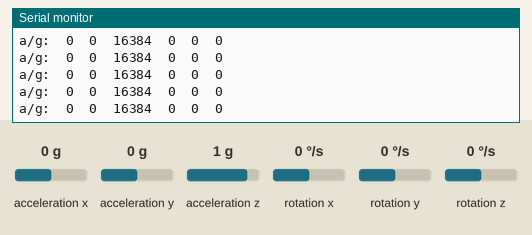
This sketch was run on a simulated Arduino Uno, built with avr-gcc and run on an emulated ATmega328P. Shown: the last lines printed to the serial monitor. The test bench sets the inputs (shaded band); at power-on: acceleration x 0 g, acceleration y 0 g, acceleration z 1 g, rotation x 0 °/s, rotation y 0 °/s, rotation z 0 °/s.

Above: at 1.2 s.
1.3 s: acceleration x set to -1.4 g
At 1.9 s:
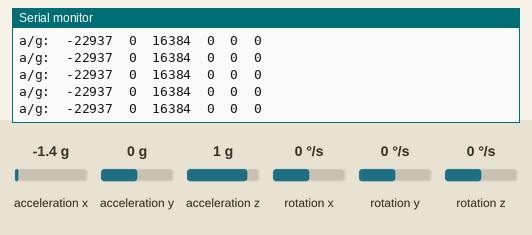
4.3 s: acceleration y set to -1.4 g
At 5.0 s:
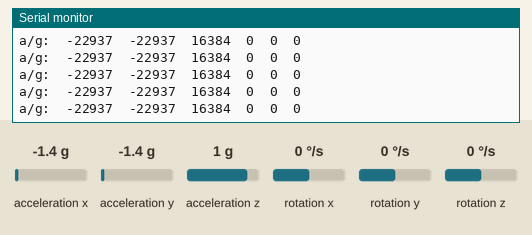
7.3 s: acceleration z set to -1.4 g
At 8.4 s:
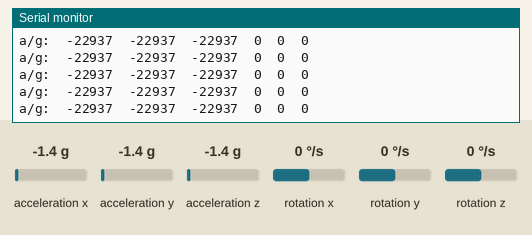
10.3 s: rotation x set to -192 °/s
At 11.2 s:
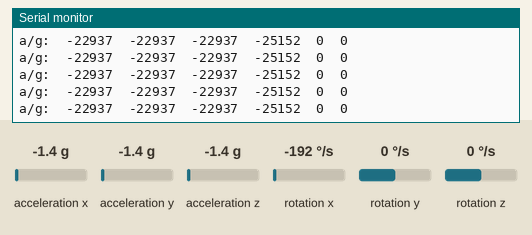
13.3 s: rotation y set to -192 °/s
At 13.9 s:
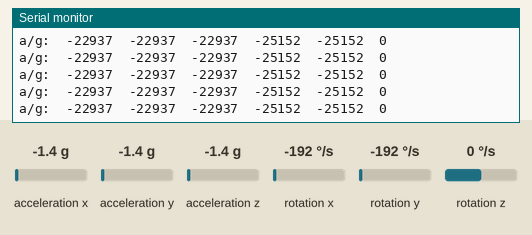

Measured:
- after the input at 1.3 s, the serial monitor: prints a new line at once (image 1)
- after the input at 4.3 s, the serial monitor: prints a new line at once (image 2)
- after the input at 7.3 s, the serial monitor: prints a new line at once (image 3)
- after the input at 10.3 s, the serial monitor: prints a new line at once (image 4)
- after the input at 13.3 s, the serial monitor: prints a new line at once (image 5)

The sketch:

RawData.ino
```cpp
// I2Cdev and MPU6050 must be installed as libraries, or else the .cpp/.h files
// for both classes must be in the include path of your project
#include "I2Cdev.h"
#include "MPU6050.h"

// Arduino Wire library is required if I2Cdev I2CDEV_ARDUINO_WIRE implementation
// is used in I2Cdev.h
#if I2CDEV_IMPLEMENTATION == I2CDEV_ARDUINO_WIRE
    #include "Wire.h"
#endif

// class default I2C address is 0x68
// specific I2C addresses may be passed as a parameter here
// AD0 low = 0x68 (default for InvenSense evaluation board)
// AD0 high = 0x69
MPU6050 accelgyro;
//MPU6050 accelgyro(0x68); // <-- use for AD0 high

int16_t ax, ay, az;
int16_t gx, gy, gz;


// uncomment "OUTPUT_READABLE_ACCELGYRO" if you want to see a tab-separated
// list of the accel X/Y/Z and then gyro X/Y/Z values in decimal. Easy to read,
// not so easy to parse, and slow(er) over UART.
#define OUTPUT_READABLE_ACCELGYRO


void setup() {
    // join I2C bus (I2Cdev library doesn't do this automatically)
    #if I2CDEV_IMPLEMENTATION == I2CDEV_ARDUINO_WIRE
        Wire.begin();
    #elif I2CDEV_IMPLEMENTATION == I2CDEV_BUILTIN_FASTWIRE
        Fastwire::setup(400, true);
    #endif

    // initialize serial communication
    // (38400 chosen because it works as well at 8MHz as it does at 16MHz, but
    // it's really up to you depending on your project)
    Serial.begin(38400);

    accelgyro.initialize();

    Serial.println(accelgyro.testConnection() ? "MPU6050 connection successful" : "MPU6050 connection failed");
}

void loop() {
    // read raw accel/gyro measurements from device
    //accelgyro.getMotion6(&ax, &ay, &az, &gx, &gy, &gz);

    // these methods (and a few others) are also available
    accelgyro.getAcceleration(&ax, &ay, &az);
    accelgyro.getRotation(&gx, &gy, &gz);

    #ifdef OUTPUT_READABLE_ACCELGYRO
       // display tab-separated accel/gyro x/y/z values
       Serial.print("a/g:\t");
       Serial.print(ax); Serial.print("\t");
       Serial.print(ay); Serial.print("\t");
       Serial.print(az); Serial.print("\t");
       Serial.print(gx); Serial.print("\t");
       Serial.print(gy); Serial.print("\t");
       Serial.println(gz);
    #endif
}
```
